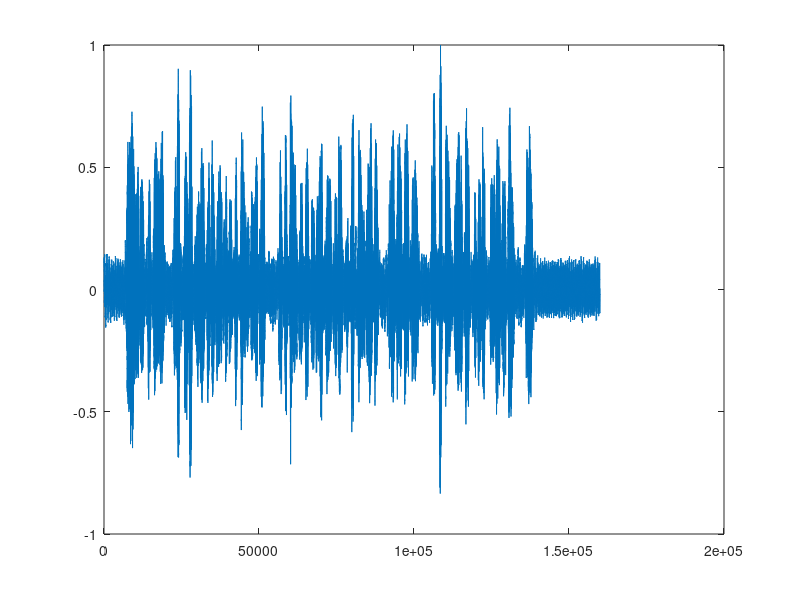

Write MATLAB code to recreate this figure. (Note: this script raises an error after producing the figure.)
%%%%%%%%%%%%%%%%%%%%%%%%%%%%%%%%%%%%%%%
%       Matlab Script                 %
%       EE305, Lab 7 & 8              %
%       Spring 2024                   %
%%%%%%%%%%%%%%%%%%%%%%%%%%%%%%%%%%%%%%%

% The file 'voice.mat' includes a 20-second long piece of speech sampled at
% 8kHz under the matlab array named 'data' with values contained in [-1,1].

% Our goal in labs 7 & 8 are to perform
%  1. Perform PCM waveform encoding from matlab array 'data'
%  2. Perform QPSK modulation and demodulation
%  3. Perform convoluational encoding and decoding
%  4. Assess voice quality for different SNR values

% Clear the workspace & Command window
clear all;
clc;

% Basic settings
j = sqrt(-1);
f_sample = 8000;  % samples per second
bitsPerSample = 3; % PCM coding parameter
block_size = 128;  % number of bits per packet
EbNo_array_dB = [0:2:10]; % [0 2 4 6 8 10]


%%%%%%%%%%%%% Load the data
load voice;
plot(data); % check data
disp('data size')
size(data)

data_array_rx = zeros(size(data)); % Initialization

%%%%%%%%%%%%% PCM Waveform encoding
bit_stream_tx = func_PCM_coding(data, bitsPerSample); 
%%%% Insert script:  Use 8bit O2C offset 2's complement binary scheme 
%%%% to represent a value x[n], where -1 <= x[n] <= 1
%%%% data => s[n]
disp('size of bit_stream_tx')
size(bit_stream_tx)

number_of_packets = length(bit_stream_tx) / block_size; % block_size = 128

% Initialization
bit_stream_rx = zeros(length(bit_stream_tx),1); 
BER = zeros(length(EbNo_array_dB),1);
BER_theo = zeros(length(EbNo_array_dB),1);

% Iterate 6 times for each dB (EbNo_array_dB)
for iebno = 1 : length(EbNo_array_dB)
    EbNo_dB=EbNo_array_dB(iebno);
    EbNo_dB;
    EbNo = 10^(0.1*EbNo_dB);
    % Calcuate signal gain and noise variance from EbNo:  
    % Eb/No = 0.5 Es/No = 0.5 * gain^2/No;                                                  
    % sigma^2 = No/2
    %=======================================================================
    gain = 1;
    sigma = sqrt(0.5*(0.5*gain^2/EbNo));
    %======================================================================= 
    
    for ipacket=1:number_of_packets

        %%%%%%%%%%%%% Take a packet from bit_stream_tx
        bits_packet_tx = bit_stream_tx((ipacket-1)*block_size+1 : ipacket*block_size );       
        
        %%%%%%%%%%%%% Convolutional Channel Coding(Exp 8)
        %encoded_bits_packet_tx = func_conv_coding(bits_packet_tx);
        encoded_bits_packet_tx =  bits_packet_tx;    

        %%%%%%%%%%%%% QPSK modulation
        % generate symbol_block of complex symbols with unit magnitude
        symbols_packet_tx = func_QPSK_modulation(encoded_bits_packet_tx);        

        %%%%%%%%%%%%% AWGN and Receiver
        %=======================================================================
        % AWGN
        arr_size = size(symbols_packet_tx);
        AWGN = sigma * (randn(arr_size) + randn(arr_size)*j);
        symbols_packet_rx = symbols_packet_tx + AWGN;

        %=======================================================================
        
        %%%%%%%%%%%%% Hard-decision QPSK demodulation
        received_bits_packet_rx = func_QPSK_demodulation(symbols_packet_rx);    
        
        %%%%%%%%%%%%% Convolutional Decoding
        %decoded_bits_packet_rx = func_conv_decoding(received_bits_packet_rx);
        decoded_bits_packet_rx = received_bits_packet_rx;        
        
        %%%%%%%%%%%%% Reconstruct the whole file
        bit_stream_rx((ipacket-1)*block_size+1: ipacket*block_size) = decoded_bits_packet_rx;
       
    end
    
    %=======================================================================
    % For each Eb/No, compute empirical and theoretical BER
    BER_theo(iebno) = erfc(sqrt(EbNo))/2;
    BER(iebno) = sum(xor(bit_stream_rx, bit_stream_tx))/length(bit_stream_tx);

    %=======================================================================

    % PCM decoding and replay the sound
    disp('bit stream rx size')
    size(bit_stream_rx)
    data_array_rx = func_PCM_decoding(bit_stream_rx,bitsPerSample); %added
    sum(abs(data - data_array_rx)) %added 
    plot(data_array_rx)

    % generate sound using the array 'data' with 8kHz sampling rate with 8 bit resolution.
    sound(data_array_rx,8000); 
 
    disp('paused after one iebno iteration')
    pause
   
end   

%% plot BER
figure (1)
semilogy(EbNo_array_dB,BER,'--x') %added
hold on 
grid on
semilogy(EbNo_array_dB,BER_theo,'-o') %added 
xlabel('Eb/No [dB]');
ylabel('BER');
